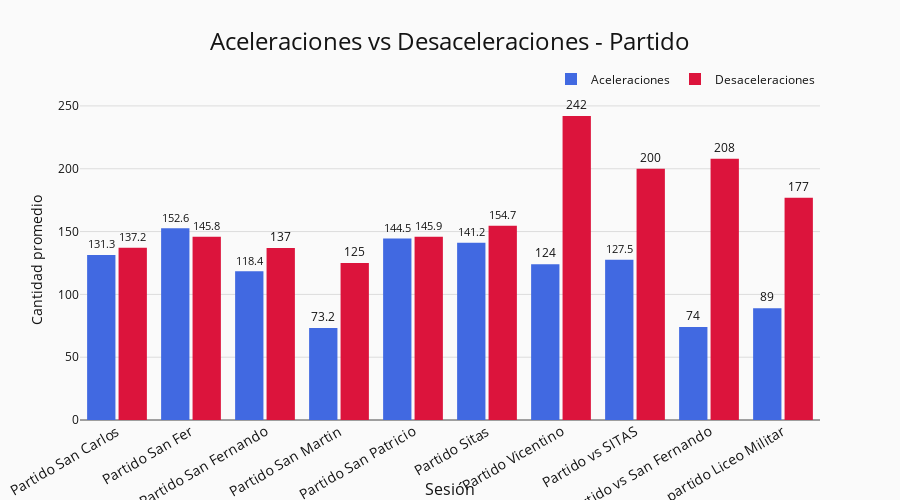
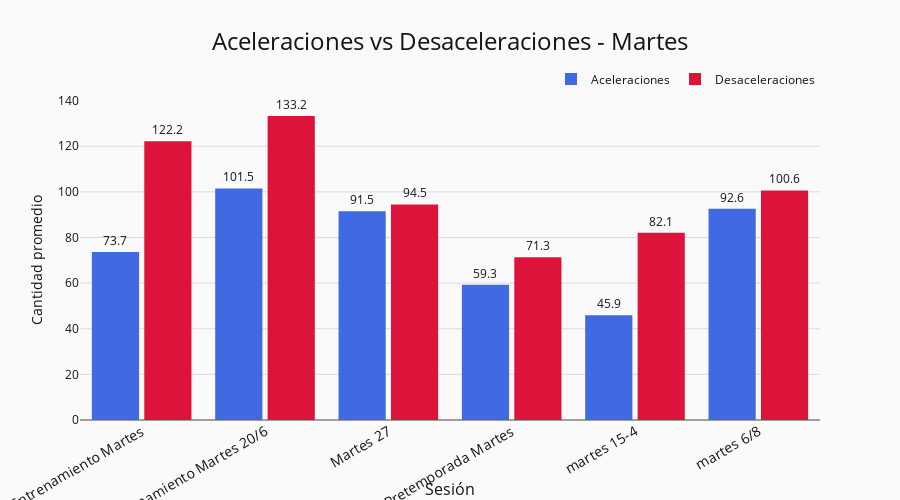
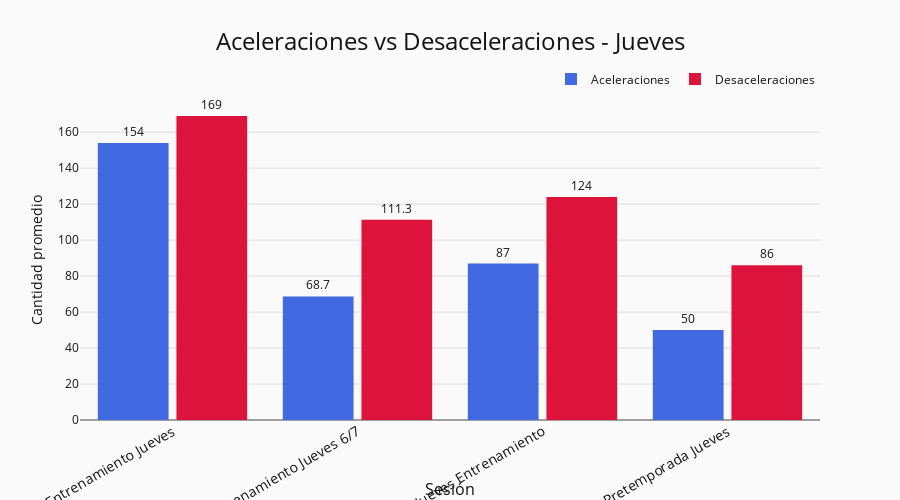

Source (notebook cell) for these figures, in order:
### Code cell
def visualizar_sesion(tipo_seleccionado="Partido"):
    print(f"Analizando datos de: {tipo_seleccionado}")
    
    # Filtrar datos por tipo de sesión seleccionado
    sesiones_df = df[df['Session Title'].str.contains(tipo_seleccionado, case=False, na=False)].copy()
    
    # Mostrar cuántos registros se encontraron
    print(f"Registros encontrados: {len(sesiones_df)}")
    
    if len(sesiones_df) == 0:
        print(f"No se encontraron datos para {tipo_seleccionado}")
        return
    
    # Obtener estadísticas de aceleraciones y desaceleraciones
    aceleraciones_stats = obtener_estadisticas_aceleraciones(sesiones_df)
    
    if aceleraciones_stats is None or aceleraciones_stats.empty:
        print(f"No se pudieron calcular estadísticas para {tipo_seleccionado}")
        return
        
    print(f"Sesiones analizadas: {len(aceleraciones_stats)}")
    
    # Crear gráfico
    fig = graficar_aceleraciones(aceleraciones_stats, tipo_seleccionado)
    
    # Mostrar el gráfico
    fig.show()
    
    return aceleraciones_stats, fig  # Devolver los datos y el gráfico para uso posterior

# Probar con los diferentes tipos de sesión
tipos_sesion = ["Partido", "Martes", "Jueves"]

for tipo in tipos_sesion:
    visualizar_sesion(tipo)

### Figure 1 — Plotly figure (JSON) as saved in the notebook; plotly's stock layout.template omitted (floating-point values rounded to 4 significant figures)
{"data": [{"customdata": [30, 5, 16, 4, 15, 6, 1, 2, 1, 1], "hovertemplate": "<b>%{x}</b><br>Aceleraciones: %{y:.1f}<br>Conteo: %{customdata}<extra></extra>", "marker": {"color": "rgb(65, 105, 225)"}, "name": "Aceleraciones", "text": [131.3, 152.6, 118.4, 73.2, 144.5, 141.2, 124.0, 127.5, 74.0, 89.0], "textposition": "outside", "type": "bar", "x": ["Partido San Carlos", "Partido San Fer", "Partido San Fernando", "Partido San Martin", "Partido San Patricio", "Partido Sitas", "Partido Vicentino", "Partido vs SITAS", "Partido vs San Fernando", "partido Liceo Militar"], "y": [131.3, 152.6, 118.4, 73.25, 144.5, 141.2, 124.0, 127.5, 74.0, 89.0]}, {"customdata": [30, 5, 16, 4, 15, 6, 1, 2, 1, 1], "hovertemplate": "<b>%{x}</b><br>Desaceleraciones: %{y:.1f}<br>Conteo: %{customdata}<extra></extra>", "marker": {"color": "rgb(220, 20, 60)"}, "name": "Desaceleraciones", "text": [137.2, 145.8, 137.0, 125.0, 145.9, 154.7, 242.0, 200.0, 208.0, 177.0], "textposition": "outside", "type": "bar", "x": ["Partido San Carlos", "Partido San Fer", "Partido San Fernando", "Partido San Martin", "Partido San Patricio", "Partido Sitas", "Partido Vicentino", "Partido vs SITAS", "Partido vs San Fernando", "partido Liceo Militar"], "y": [137.2, 145.8, 137.0, 125.0, 145.9, 154.7, 242.0, 200.0, 208.0, 177.0]}], "layout": {"bargap": 0.15, "bargroupgap": 0.1, "barmode": "group", "font": {"color": "rgb(20, 20, 20)"}, "height": 500, "legend": {"orientation": "h", "x": 1, "xanchor": "right", "y": 1.02, "yanchor": "bottom"}, "paper_bgcolor": "rgb(250, 250, 250)", "plot_bgcolor": "rgb(250, 250, 250)", "title": {"font": {"size": 24}, "text": "Aceleraciones vs Desaceleraciones - Partido", "x": 0.5, "xanchor": "center"}, "xaxis": {"tickangle": -30, "tickfont": {"size": 14}, "title": {"font": {"size": 16}, "text": "Sesión"}}, "yaxis": {"gridcolor": "rgb(220, 220, 220)", "title": {"text": "Cantidad promedio"}}}}

### Figure 2 — Plotly figure (JSON) as saved in the notebook; plotly's stock layout.template omitted (floating-point values rounded to 4 significant figures)
{"data": [{"customdata": [9, 8, 8, 3, 24, 8], "hovertemplate": "<b>%{x}</b><br>Aceleraciones: %{y:.1f}<br>Conteo: %{customdata}<extra></extra>", "marker": {"color": "rgb(65, 105, 225)"}, "name": "Aceleraciones", "text": [73.7, 101.5, 91.5, 59.3, 45.9, 92.6], "textposition": "outside", "type": "bar", "x": ["Entrenamiento Martes", "Entrenamiento Martes 20/6", "Martes 27", "Pretemporada Martes", "martes 15-4", "martes 6/8"], "y": [73.67, 101.5, 91.5, 59.33, 45.88, 92.62]}, {"customdata": [9, 8, 8, 3, 24, 8], "hovertemplate": "<b>%{x}</b><br>Desaceleraciones: %{y:.1f}<br>Conteo: %{customdata}<extra></extra>", "marker": {"color": "rgb(220, 20, 60)"}, "name": "Desaceleraciones", "text": [122.2, 133.2, 94.5, 71.3, 82.1, 100.6], "textposition": "outside", "type": "bar", "x": ["Entrenamiento Martes", "Entrenamiento Martes 20/6", "Martes 27", "Pretemporada Martes", "martes 15-4", "martes 6/8"], "y": [122.2, 133.2, 94.5, 71.33, 82.12, 100.6]}], "layout": {"bargap": 0.15, "bargroupgap": 0.1, "barmode": "group", "font": {"color": "rgb(20, 20, 20)"}, "height": 500, "legend": {"orientation": "h", "x": 1, "xanchor": "right", "y": 1.02, "yanchor": "bottom"}, "paper_bgcolor": "rgb(250, 250, 250)", "plot_bgcolor": "rgb(250, 250, 250)", "title": {"font": {"size": 24}, "text": "Aceleraciones vs Desaceleraciones - Martes", "x": 0.5, "xanchor": "center"}, "xaxis": {"tickangle": -30, "tickfont": {"size": 14}, "title": {"font": {"size": 16}, "text": "Sesión"}}, "yaxis": {"gridcolor": "rgb(220, 220, 220)", "title": {"text": "Cantidad promedio"}}}}

### Figure 3 — Plotly figure (JSON) as saved in the notebook; plotly's stock layout.template omitted (floating-point values rounded to 4 significant figures)
{"data": [{"customdata": [1, 3, 4, 1], "hovertemplate": "<b>%{x}</b><br>Aceleraciones: %{y:.1f}<br>Conteo: %{customdata}<extra></extra>", "marker": {"color": "rgb(65, 105, 225)"}, "name": "Aceleraciones", "text": [154.0, 68.7, 87.0, 50.0], "textposition": "outside", "type": "bar", "x": ["Entrenamiento Jueves", "Entrenamiento Jueves 6/7", "Jueves Entrenamiento", "Pretemporada Jueves"], "y": [154.0, 68.67, 87.0, 50.0]}, {"customdata": [1, 3, 4, 1], "hovertemplate": "<b>%{x}</b><br>Desaceleraciones: %{y:.1f}<br>Conteo: %{customdata}<extra></extra>", "marker": {"color": "rgb(220, 20, 60)"}, "name": "Desaceleraciones", "text": [169.0, 111.3, 124.0, 86.0], "textposition": "outside", "type": "bar", "x": ["Entrenamiento Jueves", "Entrenamiento Jueves 6/7", "Jueves Entrenamiento", "Pretemporada Jueves"], "y": [169.0, 111.3, 124.0, 86.0]}], "layout": {"bargap": 0.15, "bargroupgap": 0.1, "barmode": "group", "font": {"color": "rgb(20, 20, 20)"}, "height": 500, "legend": {"orientation": "h", "x": 1, "xanchor": "right", "y": 1.02, "yanchor": "bottom"}, "paper_bgcolor": "rgb(250, 250, 250)", "plot_bgcolor": "rgb(250, 250, 250)", "title": {"font": {"size": 24}, "text": "Aceleraciones vs Desaceleraciones - Jueves", "x": 0.5, "xanchor": "center"}, "xaxis": {"tickangle": -30, "tickfont": {"size": 14}, "title": {"font": {"size": 16}, "text": "Sesión"}}, "yaxis": {"gridcolor": "rgb(220, 220, 220)", "title": {"text": "Cantidad promedio"}}}}
